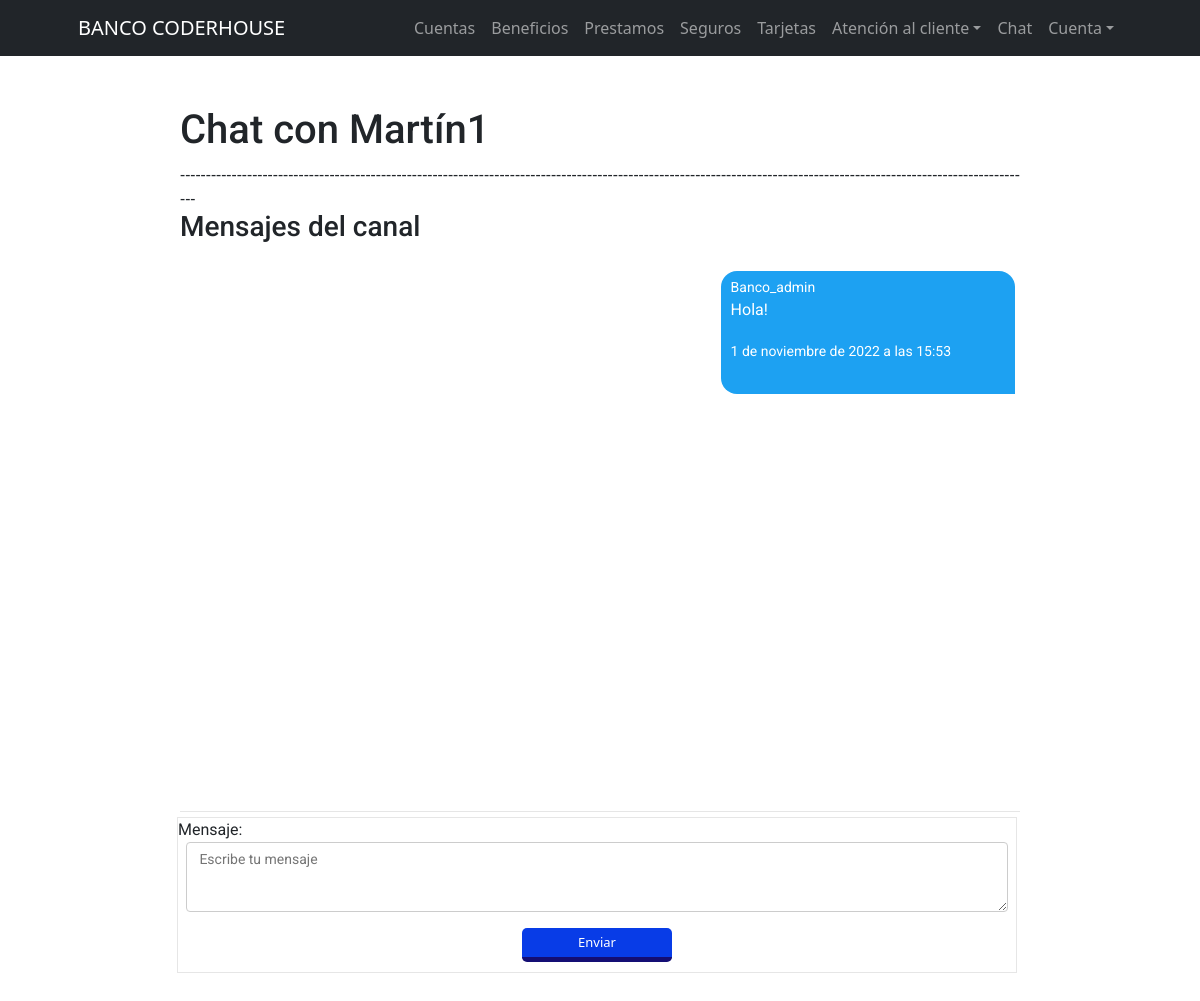
The page /Chat/Martín1/ (signed in) on the database its author committed.
### Chat/models.py (models this page shows)
class Model_base(models.Model):
    id = models.UUIDField(default = uuid.uuid4, primary_key = True, db_index = True, editable = False)
    tiempo = models.DateTimeField(auto_now_add = True)
    actualizar = models.DateTimeField(auto_now = True)
    class Meta:
        abstract = True

class Canal_usuario(Model_base):
    canal = models.ForeignKey("Canal", null = True, on_delete = models.SET_NULL)
    usuario = models.ForeignKey(User, on_delete = models.CASCADE)

class Canal_mensaje(Model_base):
    canal = models.ForeignKey("Canal", on_delete = models.CASCADE)
    usuario = models.ForeignKey(User, on_delete = models.CASCADE)
    texto = models.TextField()

### Chat/views.py (the view)
# urls.py: path("<str:username>/", Detail_mensajes.as_view(), name = "Detail_mensajes"),
class Detail_mensajes(LoginRequiredMixin, Canal_form_mixin,  DetailView):
    template_name = 'chat.html'
    def get_object(self, *args,**kwargs):
        mi_username = self.request.user.username
        username = self.kwargs.get("username")
        canal, _ = Canal.objects.obtener_o_crear_canal_mensaje(mi_username, username)
        if username == mi_username:
            mi_canal, _ = Canal.objects.obtener_o_crear_canal_usuario_actual(self.request.user)
            return mi_canal
        if canal == None:
            raise Http404
        return canal

### Chat/forms.py
class Form_mensajes(forms.Form):
    mensaje = forms.CharField(widget=forms.Textarea(attrs= {
        "class": "formulario_ms",
        "placeholder": "Escribe tu mensaje",
    }))

### Chat/models.py (called while the page is built, shortened)
    def solo_dos(self):
        return self.annotate(num_usuarios = Count("usuarios")).filter(num_usuarios = 2)

    def flitrar_por_username(self, username):
        return self.filter(canal_usuario__usuario__username = username)

    def get_queryset(self, *args, **kwargs):
        return Canal_query_set(self.model, using = self._db)

    def filtrar_mensajes_por_privado(self, username_a, username_b):
        return self.get_queryset().solo_dos().flitrar_por_username(username_a).flitrar_por_username(username_b)

    def obtener_o_crear_canal_mensaje(self, username_a, username_b):
        qs = self.filtrar_mensajes_por_privado(username_a, username_b)
        if qs.exists():
            return qs.order_by("tiempo").first(), False

### App_1/templates/chat.html (shortened to what this page needs)
{% extends "padre_chat.html" %}
{% load static %}
{% block barra_menu %}
<div class="collapse navbar-collapse" id="navbarSupportedContent">
    <ul class="navbar-nav ms-auto mb-2 mb-lg-0">
        <li class="nav-item"><a class="nav-link" href="{% url 'cuentas' %}">Cuentas</a></li>
        <li class="nav-item"><a class="nav-link" href="{% url 'beneficios' %}">Beneficios</a></li>
        <li class="nav-item"><a class="nav-link" href="{% url 'prestamos' %}">Prestamos</a></li>
        <li class="nav-item"><a class="nav-link" href="{% url 'seguros' %}">Seguros</a></li>
        <li class="nav-item"><a class="nav-link" href="{% url 'tarjetas' %}">Tarjetas</a></li>
        <li class="nav-item dropdown">
            <a class="nav-link dropdown-toggle" id="navbarDropdownBlog" href="#" role="button" data-bs-toggle="dropdown" aria-expanded="false">Atención al cliente</a>
        </li>
        <li class="nav-item"><a class="nav-link" href="{% url 'inbox' %}">Chat</a></li>
        <li class="nav-item dropdown">
            <a class="nav-link dropdown-toggle" id="navbarDropdownPortfolio" href="#" role="button" data-bs-toggle="dropdown" aria-expanded="false">Cuenta</a>
        </li>
    </ul>
{% endblock %}
{% block body %}
{% for second_user in canal.canal_usuario_set.all %}
{% if second_user.usuario == request.user %}
{% else %}
    <h1>Chat con {{second_user.usuario}}</h1>
    ----------------------------------------------------------------------------------------------------------------------------------------------------------------------
{% endif %}
{% endfor %}
<h3>Mensajes del canal</h3>
<div id = "contenedor_ms">
{% for mensaje in canal.canal_mensaje_set.all %}
    <div class="div_ms {% if request.user == mensaje.usuario %}mis_mensajes
    {% else %} tus_mensajes{% endif %}">
        <small>{{mensaje.usuario}}</small>
        <p>{{mensaje.texto}}</p>
        <small>{{mensaje.tiempo}}</small>
    </div>
{% endfor %}
</div>
<div class="div_form_ms">
    <form id="form_submit" action="{{ request.path }}" method="POST">
        {{form.as_p}}
        <button type="submit" class="btn_enviar">
            Enviar
        </button>
</form>
</div>
{% endblock %}

### App_1/templates/padre_chat.html (style rules this page uses)
h1, h2, h3, p, small { font-family: 'Roboto', sans-serif; }

### App_1/templates/chat.html (style rules this page uses)
#contenedor_ms { width: 100%; height: calc(70vh); margin: 5px 0; overflow-y: auto; border-bottom: 1px solid #e6e6e6; background: #fff; }
.div_ms { margin: 1.2rem auto; width: 35%; padding: 0.2rem 0.6rem 02rem 0.6rem; }
.mis_mensajes { margin-right: 5px; background-color:rgb(29, 161, 242); color: #fff; border-bottom-left-radius: 16px; border-top-left-radius: 16px; border-top-right-radius: 16px; }
.div_form_ms { width: 100%; margin-top: 5px; margin-bottom: 5px; margin-left: -3px; border:1px solid #e6e6e6; }
#id_mensaje { display: block; padding: 6px 12px; margin-left: 1%; margin-right: 1%; width: 98%; min-width: 98%; max-width: 98%; height: 70px; min-height: 70px; max-height: 70px; box-sizing: border-box; font-size: 14px; color: #333; border:1px solid #ccc; border-radius: 4px; }
.btn_enviar { background: rgb(8, 60, 231); color: #fff; padding: 5px 10px; border-radius: 5px; border:none; outline: none; border-bottom: 5px solid #140e74; width: 150px; cursor: pointer; display: block; margin: 10px auto; font-size: 13px; transition: 0.3; }

### rows shown on the page
Canal_usuario: usuario "Martín1"
Canal_mensaje: usuario "Banco_admin", texto "Hola!", tiempo "1 de noviembre de 2022 a las 15:53"
